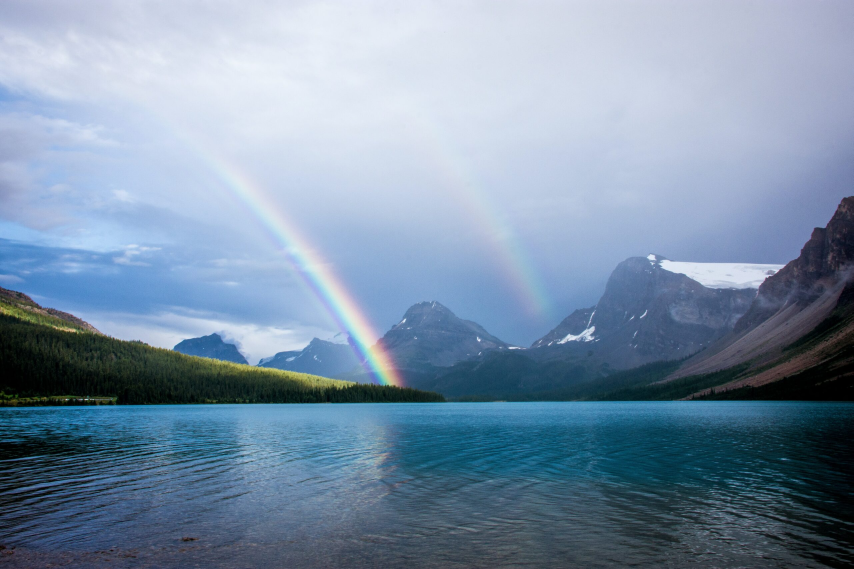
#> input picture data/Rainbow.jpg, 2560 x 1707 px (shown at 1/3 size)
$ python ex3_9.py
#> lines starting #> are read from the running program, lines starting #| are printed output that depends on the picture
import cv2
import matplotlib.pyplot as plt
import numpy as np


def ImagePad_func(img,mode='zero',num_pad = 2,**kwargs):
    if mode == 'zero':
        return np.pad(img,((num_pad,num_pad),(num_pad,num_pad),(0,0)),mode='constant',constant_values=0)
    elif mode == 'constant':
        pad_value = kwargs.get('padder', 255)
        return np.pad(img,((num_pad,num_pad),(num_pad,num_pad),(0,0)),mode='constant',constant_values=pad_value)
    elif mode == 'wrap':
        return np.pad(img,((num_pad,num_pad),(num_pad,num_pad),(0,0)),mode='wrap')
    elif mode == 'clamp':
        return np.pad(img,((num_pad,num_pad),(num_pad,num_pad),(0,0)),mode='edge')
    elif mode == 'mirror':
        return np.pad(img,((num_pad,num_pad),(num_pad,num_pad),(0,0)),mode='reflect')

def show_image(img,tab_name=''):
    cv2.imshow(tab_name,cv2.cvtColor(img,cv2.COLOR_RGB2BGR))
    cv2.waitKey(0)
    cv2.destroyAllWindows()

# Đọc ảnh
img = plt.imread('data/Rainbow.jpg')
#> img is the input picture: shape (1707, 2560, 3); mean R, G, B 123.7, 144.9, 167.3
img = cv2.resize(img,(512,512))
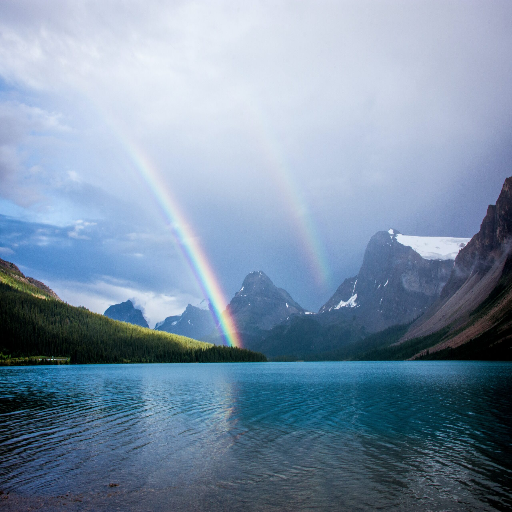
#> img: shape (512, 512, 3); mean R, G, B 123.6, 144.8, 167.2

zero_pad = ImagePad_func(img,num_pad=100)
#> in ImagePad_func, `return np.pad(img,((num_pad,num_pad),(num_pad,num_pad),(0,0)),mode='co..`:
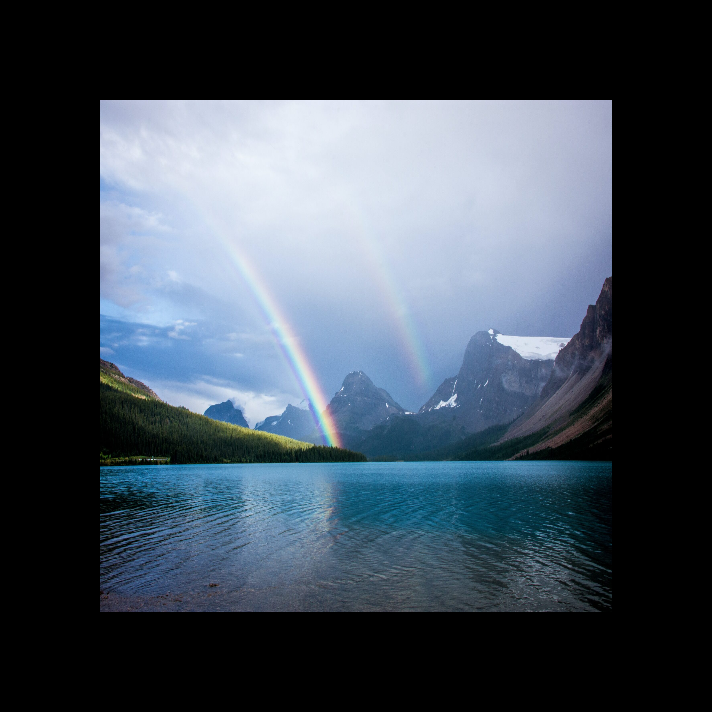
#> returned value: shape (712, 712, 3); mean of channels 0, 1, 2 63.9, 74.9, 86.4; drawn as R, G, B
show_image(zero_pad,'zero pad')
cons_pad = ImagePad_func(img,num_pad=100,mode='constant',padder=100)
#> call 2 of ImagePad_func, with mode = 'constant', num_pad = 100
#> in ImagePad_func (call 2), `return np.pad(img,((num_pad,num_pad),(num_pad,num_pad),(0,0)),mode='co..`:
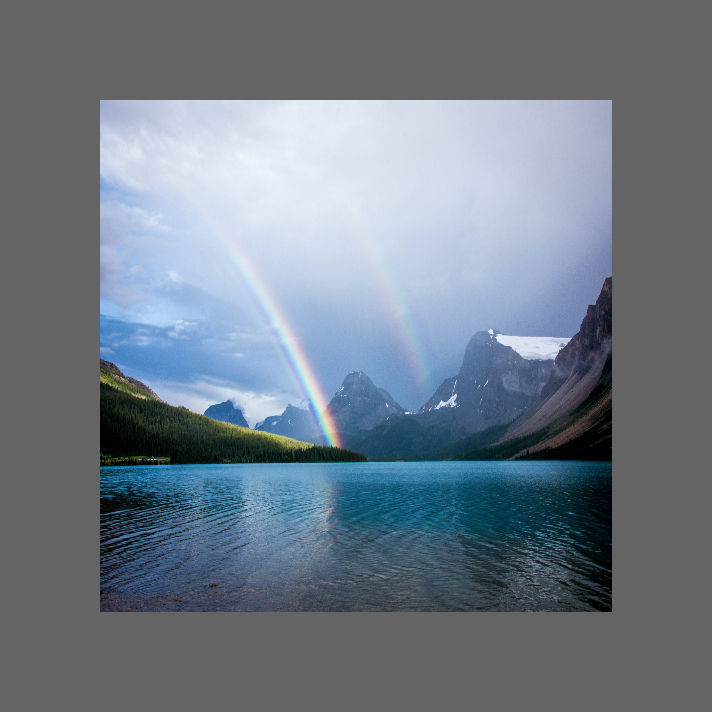
#> returned value: shape (712, 712, 3); mean of channels 0, 1, 2 112.2, 123.2, 134.7; drawn as R, G, B
show_image(cons_pad,'constant pad')
wrap_pad = ImagePad_func(img,num_pad=100,mode='wrap')
#> call 3 of ImagePad_func, with mode = 'wrap', num_pad = 100
#> in ImagePad_func (call 3), `return np.pad(img,((num_pad,num_pad),(num_pad,num_pad),(0,0)),mode='wr..`:
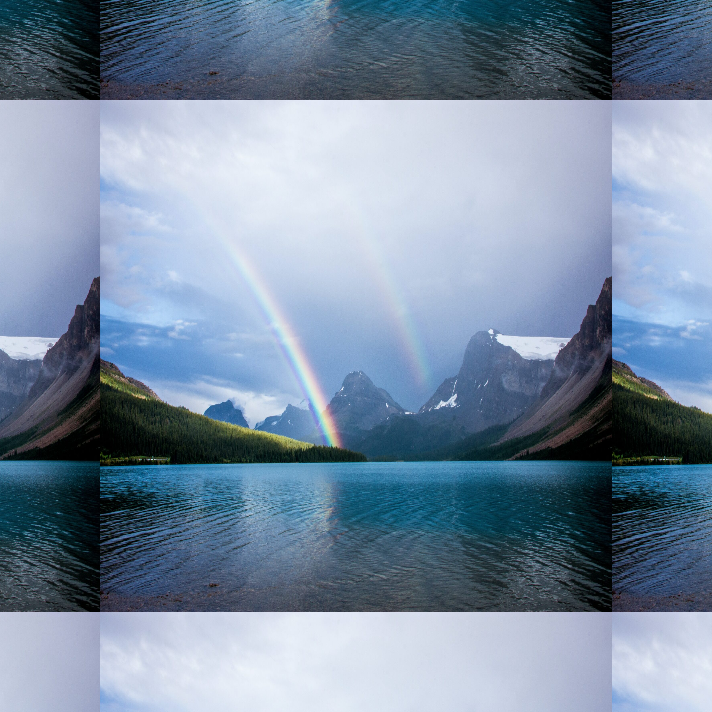
#> returned value: shape (712, 712, 3); mean of channels 0, 1, 2 120.6, 139.3, 160.3; drawn as R, G, B
show_image(wrap_pad,'wrap pad')
clamp_pad = ImagePad_func(img,num_pad=100,mode='clamp')
#> call 4 of ImagePad_func, with mode = 'clamp', num_pad = 100
#> in ImagePad_func (call 4), `return np.pad(img,((num_pad,num_pad),(num_pad,num_pad),(0,0)),mode='ed..`:
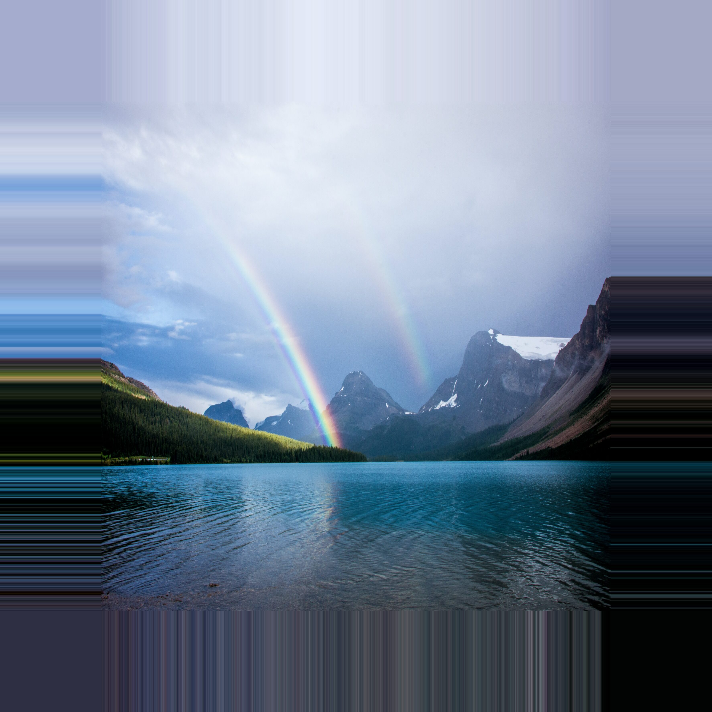
#> returned value: shape (712, 712, 3); mean of channels 0, 1, 2 112.7, 127.4, 147.5; drawn as R, G, B
show_image(clamp_pad,'clamp pad')
mirror_pad = ImagePad_func(img,num_pad=100,mode='mirror')
#> in ImagePad_func (call 5), `return np.pad(img,((num_pad,num_pad),(num_pad,num_pad),(0,0)),mode='re..`:
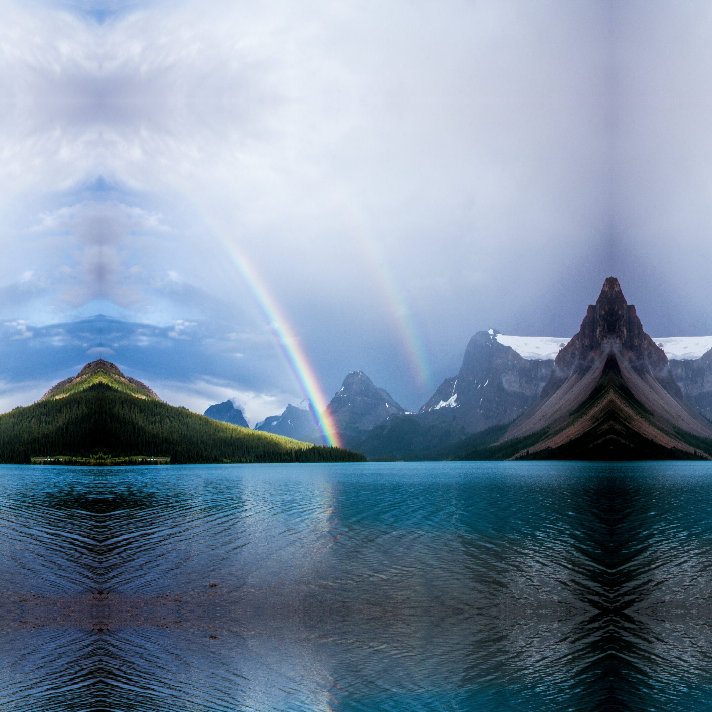
#> returned value: shape (712, 712, 3); mean of channels 0, 1, 2 120.7, 139.5, 160.5; drawn as R, G, B
show_image(mirror_pad,'mirror pad')

$ run again, with data/Hillary.jpg copied over data/Rainbow.jpg
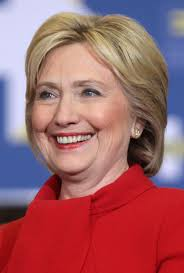
#> input picture data/Hillary.jpg, 184 x 273 px
#> img is the input picture: shape (273, 184, 3); mean R, G, B 159.7, 98.1, 104.2
#> `img = cv2.resize(img,(512,512))`:
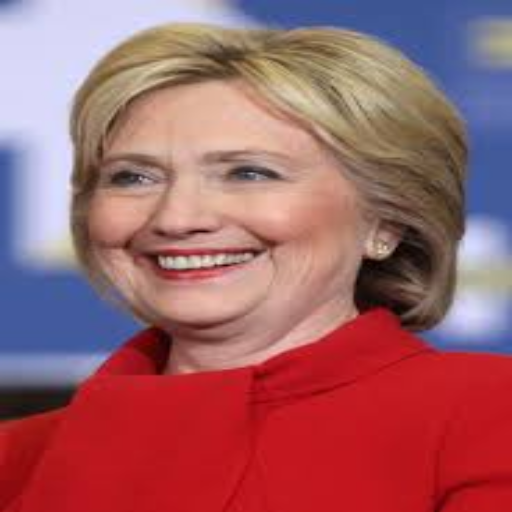
#> img: shape (512, 512, 3); mean R, G, B 159.6, 98, 104.1
#> in ImagePad_func (call 5), `return np.pad(img,((num_pad,num_pad),(num_pad,num_pad),(0,0)),mode='re..`:
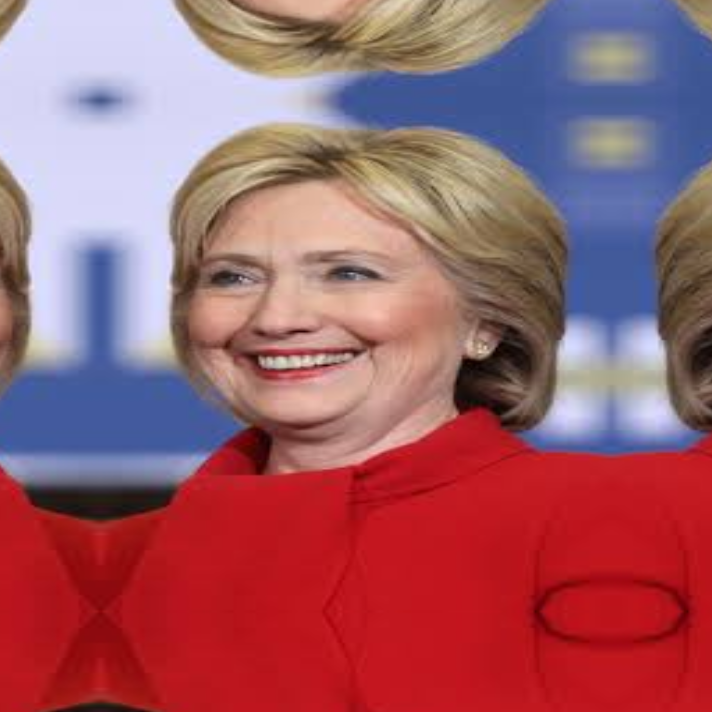
#> returned value: shape (712, 712, 3); mean of channels 0, 1, 2 157.6, 94.7, 105.8; drawn as R, G, B
